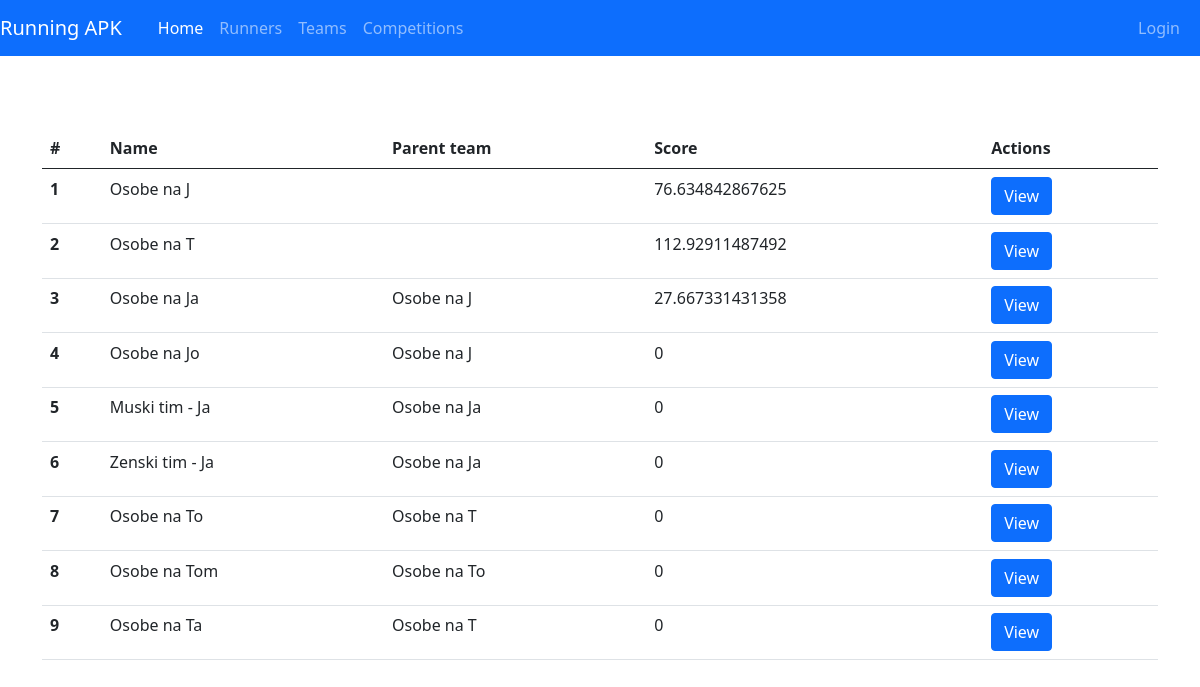
Screenshot of /viewallteams.php with the database file from the repository.
### tables this page shows
CREATE TABLE `team` (
  `team_id` int(11) NOT NULL,
  `name` varchar(70) NOT NULL,
  `parentteam_id` int(11) DEFAULT NULL
);

### db/conn.php (called while the page is built, shortened)
<?php
    $host = 'remotemysql.com';
    $db ='M7UijrD2Si';
    $user = 'M7UijrD2Si';
    $pass = 'a7SsbYzcyv';
    $charset = 'utf8mb4';
    $dsn = "mysql:host=$host;dbname=$db;charset=$charset";
    try{
        $pdo=new PDO($dsn, $user, $pass);
        $pdo->setAttribute(PDO::ATTR_ERRMODE, PDO::ERRMODE_EXCEPTION);
    }
    catch(PDOException $e){
       echo "Greska u conn.php";
        throw new PDOException($e->getMessage());
    }
    require_once 'team.php';
    require_once 'records.php';
    $teamDB = new team($pdo);
    $recordDB = new record($pdo);
?>

### db/team.php (called while the page is built, shortened)
<?php
    class Team{
        private $db;
        function __construct($conn)
        {
            $this->db = $conn;
        }
        public function getChildTeams($idParent)
        {
            try
            {
                $sql=  "SELECT * from team where parentteam_id=:idParent ";
                $stmt= $this->db->prepare($sql);
                $stmt-> bindparam (':idParent',$idParent);
                $stmt->execute();
                $result=$stmt->fetchAll();
                return $result;
            }
            catch (PDOException $e)
            {
                echo '   usao u catch getChildTeams  ';
                echo $e->getMessage();
                return false;
            }
        }
    public function getAllTeams()
    {
        try
        {
            $sql= "SELECT t1.*,t2.name as parentname FROM `team` t1 left join team t2 on t2.team_id=t1.parentteam_id";
            $result= $this->db->query($sql);
            return $result;
        }
        catch (PDOException $e)
        {
            echo '   usao u catch getAllTeams ';
            echo $e->getMessage();
            return false;
        }
    }
    }
    ?>

### db/records.php (called while the page is built, shortened)
<?php
    class Record{
        private $db;
        function __construct($conn)
        {
            $this->db = $conn;
        }
        public function getRecordForTeam($teams,$parentTeam)
        {
            try
            {
                $str='';
                for($i=0;$i<count($teams );$i++)
                {  $pt=$teams[$i]['team_id'];
                    $str.=$pt;
                        $str.=',';
                }
                $str.=$parentTeam;
                $sql=  "SELECT rc.*,tm.name as teamname ,ct.name as competitionname,ct.*,tm.team_id as idtima FROM `records` rc
                left join  participation pt on rc.participation_id=pt.id
                left join team tm on pt.team_id=tm.team_id
                left join competition ct on pt.competition_id=ct.id
                where pt.team_id in ($str )";
                $stmt= $this->db->prepare($sql);
                $stmt-> bindparam (':id',$str);
                $stmt->execute();
                $result=$stmt->fetchAll();
                return $result;
            }
            catch (PDOException $e)
            {
                echo '   usao u catch getRecordForTeam ';
                echo $e->getMessage();
                return false;
            }
        }
    }
?>

### viewallteams.php (the view, shortened to what this page needs)
<?php
    require_once 'includes/header.php';
    require_once 'db/conn.php';
    $results=$teamDB->getAllTeams();
?>
    <table class="table">
        <thead>
            <tr>
                <th>#</th>
                <th scope="col"> Name</th>
                <th scope="col"> Parent team</th>
                <th scope="col"> Score</th>
                <th scope="col">Actions</th>
            </tr>
        </thead>
        <tbody>
            <br><br>
            <?php $counter=0; while($r= $results->fetch(PDO::FETCH_ASSOC))    { $counter+=1;    ?>
                <tr>
                    <th><?php echo $counter  ?></th>
                    <td><?php echo $r['name']  ?></td>
                    <td><?php echo $r['parentname']  ?></td>
                    <td><?php
                        $childTeams=$teamDB->getChildTeams($r['team_id']);
                        $recordsStatistic=$recordDB->getRecordForTeam($childTeams,$r['team_id']);
                        $totalScore=0;
                        foreach($recordsStatistic as $rcd)
                        {
                            $totalScore+=(float)$rcd['score'];
                        }
                        echo $totalScore;
                    ?></td>
                    <td>
                        <a href="viewoneteam.php?teamid=<?php echo $r['team_id']  ?>" class="btn btn-primary">View </a>
                    </td>
                <tr>
            <?php }    ?>
        </tbody>
    </table>
<br>
<br>
<br>
<br>
<br>
<?php require_once 'includes/footer.php' ?>

### rows the page displays
team: name "Osobe na J", totalScore "76.634842867625"
team: name "Osobe na T", totalScore "112.92911487492"
team: name "Osobe na Ja", parentteam.name "Osobe na J", totalScore "27.667331431358"
team: name "Osobe na Jo", parentteam.name "Osobe na J", totalScore "0"
team: name "Muski tim - Ja", parentteam.name "Osobe na Ja", totalScore "0"
team: name "Zenski tim - Ja", parentteam.name "Osobe na Ja", totalScore "0"
team: name "Osobe na To", parentteam.name "Osobe na T", totalScore "0"
team: name "Osobe na Tom", parentteam.name "Osobe na To", totalScore "0"
team: name "Osobe na Ta", parentteam.name "Osobe na T", totalScore "0"
